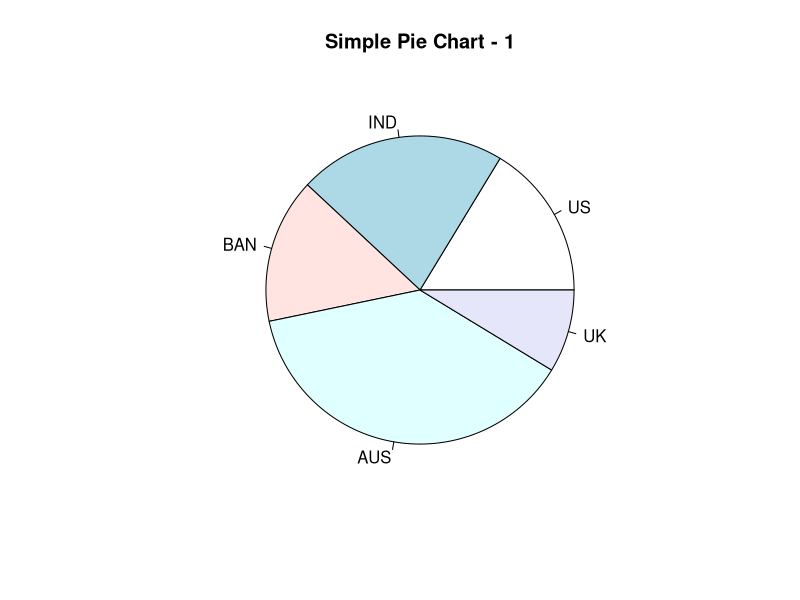
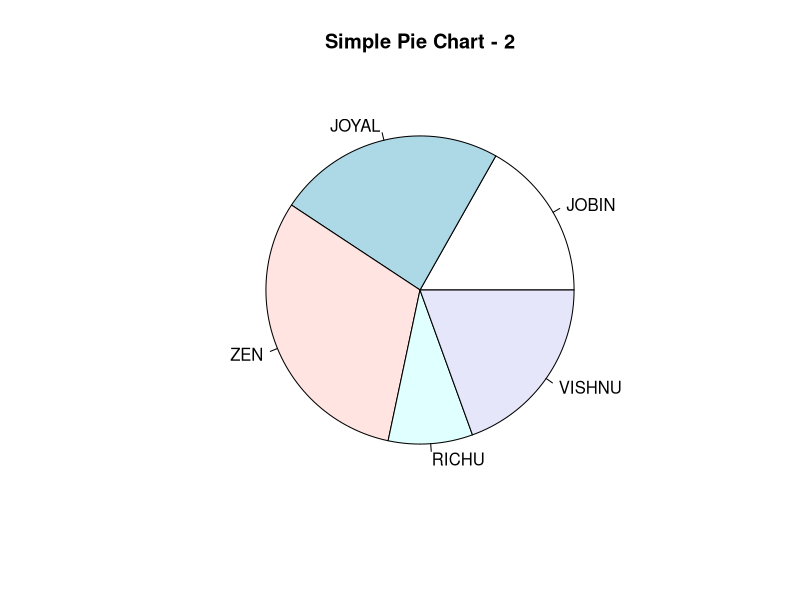

Reproduce these figures in R, in order.

#Clear the Environment

rm(list = ls())

# Simple Pie Chart

# Chart 1

slices <- c(15,20,14,35,8)

names <- c("US","IND","BAN","AUS","UK")

# Change to this image 
# png(file = "01-Pie-Chart.png")

pie(slices,labels = names,main = "Simple Pie Chart - 1")

#Chart 2

slices_1 <- c(19,27,35,10,22)

names_1 <- c("JOBIN","JOYAL","ZEN","RICHU","VISHNU")

pie(slices_1,labels = names_1,main = "Simple Pie Chart - 2")


# Syntax : pie(values_variable, labels = values_naming_variable, main="Name of the Chart")

#Chart 3

slices_2 <- c(20, 65, 15, 50)  

names_2 <- c("India", "America", "Shri Lanka", "Nepal")  
# Changes to Chart

png(file = "01.3-Pie-Chart.png")

pie(slices_2,labels = names_2,main = "Simple Chart - 3")